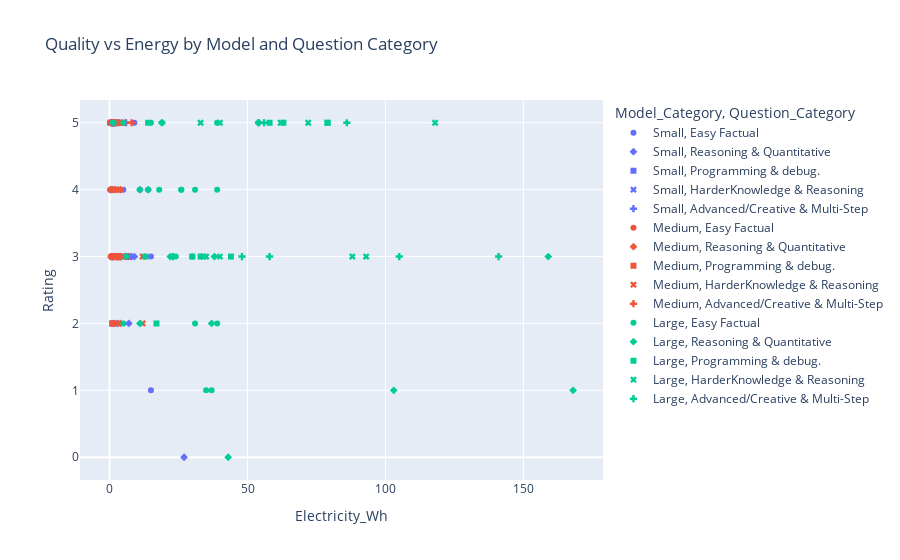

Source (notebook cell):
### Code cell
import plotly.express as px

fig = px.scatter(
    df,
    x='Electricity_Wh',
    y='Rating',
    color='Model_Category',
    symbol='Question_Category',
    hover_data=['Model', 'CO2_g', 'Inference_s'],
    title='Quality vs Energy by Model and Question Category'
)
fig.show()

### Figure 1 — Plotly figure (JSON) as saved in the notebook; plotly's stock layout.template omitted (floating-point values rounded to 4 significant figures)
{"data": [{"customdata": [["Gemma 3nb", 0.12, 1.9], ["Llama 3.1 8b", 6, 3], ["Gemma 3nb", 0.18, 4], ["Llama 3.1 8b", 9, 4], ["Gemma 3nb", 0.7, 4], ["Llama 3.1 8b", 6, 5], ["Gemma 3nb", 0.46, 3.5], ["Llama 3.1 8b", 3, 4.5], ["Gemma 3nb", 0.08, 3.5], ["Llama 3.1 8b", 5, 4.7], ["Gemma 3nb", 1.53, 2], ["Llama 3.1 8b", 9, 3], ["Gemma 3nb", 0.16, 2], ["Llama 3.1 8b", 3, 3], ["Gemma 3nb", 10, 11.5], ["Llama 3.1 8b", 6, 12], ["Gemma 3nb", 0.34, 6], ["Llama 3.1 8b", 2, 6.5], ["Gemma 3nb", 0.56, 8], ["Llama 3.1 8b", 9, 8.5]], "hovertemplate": "Model_Category=Small<br>Question_Category=Easy Factual<br>Electricity_Wh=%{x}<br>Rating=%{y}<br>Model=%{customdata[0]}<br>CO2_g=%{customdata[1]}<br>Inference_s=%{customdata[2]}<extra></extra>", "legendgroup": "Small, Easy Factual", "marker": {"color": "#636efa", "symbol": "circle"}, "mode": "markers", "name": "Small, Easy Factual", "orientation": "v", "showlegend": true, "type": "scatter", "x": [0.19, 9, 0.29, 15, 1.13, 11, 0.75, 5, 0.13, 7, 2, 14, 0.25, 5, 1.03, 0.63, 0.55, 3, 0.91, 15], "xaxis": "x", "y": [4, 5, 5, 1, 5, 4, 5, 4, 5, 3, 5, 4, 5, 3, 4, 5, 4, 2, 4, 3], "yaxis": "y"}, {"customdata": [["Gemma 3nb", 0.47, 11], ["Llama 3.1 8b", 5, 12], ["Gemma 3nb", 0.67, 14], ["Llama 3.1 8b", 5, 15], ["Gemma 3nb", 0.54, 25.8], ["Llama 3.1 8b", 16, 26], ["Gemma 3nb", 0.61, 5.6], ["Llama 3.1 8b", 4, 6.9], ["Gemma 3nb", 0.36, 1.5], ["Llama 3.1 8b", 4, 1.6]], "hovertemplate": "Model_Category=Small<br>Question_Category=Reasoning & Quantitative<br>Electricity_Wh=%{x}<br>Rating=%{y}<br>Model=%{customdata[0]}<br>CO2_g=%{customdata[1]}<br>Inference_s=%{customdata[2]}<extra></extra>", "legendgroup": "Small, Reasoning & Quantitative", "marker": {"color": "#636efa", "symbol": "diamond"}, "mode": "markers", "name": "Small, Reasoning & Quantitative", "orientation": "v", "showlegend": true, "type": "scatter", "x": [0.77, 9, 1.09, 8, 0.88, 27, 0.99, 7, 0.59, 7], "xaxis": "x", "y": [5, 3, 5, 3, 4, 0, 5, 3, 5, 2], "yaxis": "y"}, {"customdata": [["Gemma 3nb", 0.7, 0.5], ["Llama 3.1 8b", 0.8, 0.6], ["Gemma 3nb", 0.23, 0.2], ["Llama 3.1 8b", 0.63, 0.3], ["Gemma 3nb", 1.26, 5], ["Llama 3.1 8b", 0.9, 5], ["Gemma 3nb", 1.86, 7], ["Llama 3.1 8b", 1.49, 7], ["Gemma 3nb", 2, 10], ["Llama 3.1 8b", 1.23, 10]], "hovertemplate": "Model_Category=Small<br>Question_Category=Programming & debug.<br>Electricity_Wh=%{x}<br>Rating=%{y}<br>Model=%{customdata[0]}<br>CO2_g=%{customdata[1]}<br>Inference_s=%{customdata[2]}<extra></extra>", "legendgroup": "Small, Programming & debug.", "marker": {"color": "#636efa", "symbol": "square"}, "mode": "markers", "name": "Small, Programming & debug.", "orientation": "v", "showlegend": true, "type": "scatter", "x": [1.14, 1.3, 0.38, 1.02, 2, 1.45, 3, 2, 3, 2], "xaxis": "x", "y": [2, 4, 5, 2, 3, 3, 3, 5, 3, 5], "yaxis": "y"}, {"customdata": [["Gemma 3nb", 1.46, 5], ["Llama 3.1 8b", 0.96, 5], ["Gemma 3nb", 4, 3], ["Llama 3.1 8b", 1.8, 3], ["Gemma 3nb", 0.61, 4], ["Llama 3.1 8b", 1.87, 4], ["Gemma 3nb", 4, 15], ["Llama 3.1 8b", 3, 15], ["Gemma 3nb", 1.86, 30], ["Llama 3.1 8b", 1.13, 30]], "hovertemplate": "Model_Category=Small<br>Question_Category=HarderKnowledge & Reasoning<br>Electricity_Wh=%{x}<br>Rating=%{y}<br>Model=%{customdata[0]}<br>CO2_g=%{customdata[1]}<br>Inference_s=%{customdata[2]}<extra></extra>", "legendgroup": "Small, HarderKnowledge & Reasoning", "marker": {"color": "#636efa", "symbol": "x"}, "mode": "markers", "name": "Small, HarderKnowledge & Reasoning", "orientation": "v", "showlegend": true, "type": "scatter", "x": [2, 1.56, 7, 3, 0.99, 1.15, 6, 5, 3, 1.83], "xaxis": "x", "y": [2, 5, 3, 5, 2, 5, 3, 5, 3, 5], "yaxis": "y"}, {"customdata": [["Gemma 3nb", 4, 54], ["Llama 3.1 8b", 3, 30], ["Gemma 3nb", 0.75, 8], ["Llama 3.1 8b", 0.84, 8], ["Gemma 3nb", 0.45, 5], ["Llama 3.1 8b", 0.83, 5], ["Gemma 3nb", 2, 10], ["Llama 3.1 8b", 1.62, 10], ["Gemma 3nb", 0.85, 5], ["Llama 3.1 8b", 0.86, 5]], "hovertemplate": "Model_Category=Small<br>Question_Category=Advanced/Creative & Multi-Step<br>Electricity_Wh=%{x}<br>Rating=%{y}<br>Model=%{customdata[0]}<br>CO2_g=%{customdata[1]}<br>Inference_s=%{customdata[2]}<extra></extra>", "legendgroup": "Small, Advanced/Creative & Multi-Step", "marker": {"color": "#636efa", "symbol": "cross"}, "mode": "markers", "name": "Small, Advanced/Creative & Multi-Step", "orientation": "v", "showlegend": true, "type": "scatter", "x": [6, 4, 1.22, 1.37, 0.73, 1.34, 4, 3, 1.38, 1.4], "xaxis": "x", "y": [5, 3, 3, 5, 3, 5, 3, 5, 5, 3], "yaxis": "y"}, {"customdata": [["Mistral Small", 0.44, 2.8], ["GPT 20 OSS", 0.23, 2.5], ["Mistral Small", 0.2, 2], ["GPT 20 OSS", 0.77, 3], ["Mistral Small", 1.26, 3], ["GPT 20 OSS", 0.68, 4], ["Mistral Small", 0.8, 2.5], ["GPT 20 OSS", 0.58, 3], ["Mistral Small", 0.14, 3], ["GPT 20 OSS", 0.3, 4.1], ["Mistral Small", 3, 4], ["GPT 20 OSS", 3, 3.5], ["Mistral Small", 0.43, 2.5], ["GPT 20 OSS", 0.26, 4.5], ["Mistral Small", 1.35, 4], ["GPT 20 OSS", 0.61, 5], ["Mistral Small", 0.24, 2], ["GPT 20 OSS", 0.51, 2.5], ["Mistral Small", 0.89, 11], ["GPT 20 OSS", 0.45, 12.4]], "hovertemplate": "Model_Category=Medium<br>Question_Category=Easy Factual<br>Electricity_Wh=%{x}<br>Rating=%{y}<br>Model=%{customdata[0]}<br>CO2_g=%{customdata[1]}<br>Inference_s=%{customdata[2]}<extra></extra>", "legendgroup": "Medium, Easy Factual", "marker": {"color": "#EF553B", "symbol": "circle"}, "mode": "markers", "name": "Medium, Easy Factual", "orientation": "v", "showlegend": true, "type": "scatter", "x": [0.77, 0.37, 0.33, 1.25, 2, 1.11, 1.31, 0.94, 0.23, 0.49, 5, 4, 0.7, 0.42, 2, 0.99, 0.39, 0.83, 1.45, 0.72], "xaxis": "x", "y": [4, 5, 5, 4, 4, 5, 5, 4, 5, 4, 5, 4, 4, 3, 3, 4, 5, 4, 2, 4], "yaxis": "y"}, {"customdata": [["Mistral Small", 4, 9.5], ["GPT 20 OSS", 1.91, 10], ["Mistral Small", 2, 11.5], ["GPT 20 OSS", 2, 12.4], ["Mistral Small", 2, 10.5], ["GPT 20 OSS", 1.98, 11.5], ["Mistral Small", 0.84, 3.5], ["GPT 20 OSS", 0.23, 4], ["Mistral Small", 1.33, 9], ["GPT 20 OSS", 1.22, 9.5]], "hovertemplate": "Model_Category=Medium<br>Question_Category=Reasoning & Quantitative<br>Electricity_Wh=%{x}<br>Rating=%{y}<br>Model=%{customdata[0]}<br>CO2_g=%{customdata[1]}<br>Inference_s=%{customdata[2]}<extra></extra>", "legendgroup": "Medium, Reasoning & Quantitative", "marker": {"color": "#EF553B", "symbol": "diamond"}, "mode": "markers", "name": "Medium, Reasoning & Quantitative", "orientation": "v", "showlegend": true, "type": "scatter", "x": [6, 3, 4, 4, 4, 3, 1.37, 0.37, 2, 1.97], "xaxis": "x", "y": [3, 4, 4, 3, 2, 2, 2, 4, 3, 4], "yaxis": "y"}, {"customdata": [["Mistral Small", 0.98, 20], ["GPT 20 OSS", 0.53, 10], ["Mistral Small", 0.4, 2], ["GPT 20 OSS", 0.75, 4], ["Mistral Small", 1.07, 3], ["GPT 20 OSS", 2, 5], ["Mistral Small", 1.12, 8], ["GPT 20 OSS", 4, 12], ["Mistral Small", 1.33, 7], ["GPT 20 OSS", 2, 10]], "hovertemplate": "Model_Category=Medium<br>Question_Category=Programming & debug.<br>Electricity_Wh=%{x}<br>Rating=%{y}<br>Model=%{customdata[0]}<br>CO2_g=%{customdata[1]}<br>Inference_s=%{customdata[2]}<extra></extra>", "legendgroup": "Medium, Programming & debug.", "marker": {"color": "#EF553B", "symbol": "square"}, "mode": "markers", "name": "Medium, Programming & debug.", "orientation": "v", "showlegend": true, "type": "scatter", "x": [1.59, 0.86, 0.66, 1.21, 1.74, 4, 1.82, 6, 2, 4], "xaxis": "x", "y": [5, 3, 5, 2, 3, 5, 5, 3, 3, 5], "yaxis": "y"}, {"customdata": [["Mistral Small", 1.63, 10], ["GPT 20 OSS", 1.12, 10], ["Mistral Small", 3, 5], ["GPT 20 OSS", 7, 10], ["Mistral Small", 1.01, 1], ["GPT 20 OSS", 0.63, 2], ["Mistral Small", 1.01, 0], ["GPT 20 OSS", 0.64, 0], ["Mistral Small", 3, 5], ["GPT 20 OSS", 8, 10]], "hovertemplate": "Model_Category=Medium<br>Question_Category=HarderKnowledge & Reasoning<br>Electricity_Wh=%{x}<br>Rating=%{y}<br>Model=%{customdata[0]}<br>CO2_g=%{customdata[1]}<br>Inference_s=%{customdata[2]}<extra></extra>", "legendgroup": "Medium, HarderKnowledge & Reasoning", "marker": {"color": "#EF553B", "symbol": "x"}, "mode": "markers", "name": "Medium, HarderKnowledge & Reasoning", "orientation": "v", "showlegend": true, "type": "scatter", "x": [3, 1.82, 5, 12, 1.65, 1.02, 1.65, 1.04, 6, 12], "xaxis": "x", "y": [5, 3, 5, 3, 5, 3, 3, 5, 3, 2], "yaxis": "y"}, {"customdata": [["Mistral Small", 1.53, 14], ["GPT 20 OSS", 1.92, 20], ["Mistral Small", 1.7, 8], ["GPT 20 OSS", 1.39, 8], ["Mistral Small", 0.7, 2], ["GPT 20 OSS", 0.43, 3], ["Mistral Small", 2, 3], ["GPT 20 OSS", 5, 3], ["Mistral Small", 0.94, 3], ["GPT 20 OSS", 1.32, 3]], "hovertemplate": "Model_Category=Medium<br>Question_Category=Advanced/Creative & Multi-Step<br>Electricity_Wh=%{x}<br>Rating=%{y}<br>Model=%{customdata[0]}<br>CO2_g=%{customdata[1]}<br>Inference_s=%{customdata[2]}<extra></extra>", "legendgroup": "Medium, Advanced/Creative & Multi-Step", "marker": {"color": "#EF553B", "symbol": "cross"}, "mode": "markers", "name": "Medium, Advanced/Creative & Multi-Step", "orientation": "v", "showlegend": true, "type": "scatter", "x": [2, 3, 3, 2, 1.14, 0.7, 3, 8, 1.53, 2], "xaxis": "x", "y": [5, 3, 3, 5, 5, 3, 3, 5, 3, 5], "yaxis": "y"}, {"customdata": [["GPT 5", 0.93, 12], ["DeepSeek R1", 11, 15], ["GPT 5", 9, 4], ["DeepSeek R1", 23, 3.5], ["GPT 5", 24, 5], ["DeepSeek R1", 33, 6], ["GPT 5", 3, 2.5], ["DeepSeek R1", 16, 3], ["GPT 5", 0.73, 3], ["DeepSeek R1", 16, 2], ["GPT 5", 29, 3], ["DeepSeek R1", 18, 4], ["GPT 5", 3, 12], ["DeepSeek R1", 22, 13.5], ["GPT 5", 15, 3.5], ["DeepSeek R1", 24, 4.5], ["GPT 5", 4, 11], ["DeepSeek R1", 19, 13], ["GPT 5", 19, 11], ["DeepSeek R1", 24, 12]], "hovertemplate": "Model_Category=Large<br>Question_Category=Easy Factual<br>Electricity_Wh=%{x}<br>Rating=%{y}<br>Model=%{customdata[0]}<br>CO2_g=%{customdata[1]}<br>Inference_s=%{customdata[2]}<extra></extra>", "legendgroup": "Large, Easy Factual", "marker": {"color": "#00cc96", "symbol": "circle"}, "mode": "markers", "name": "Large, Easy Factual", "orientation": "v", "showlegend": true, "type": "scatter", "x": [1.52, 18, 15, 37, 39, 54, 5, 26, 1.19, 26, 31, 19, 5, 35, 24, 39, 6, 30, 31, 39], "xaxis": "x", "y": [5, 4, 5, 1, 4, 5, 5, 4, 5, 4, 4, 5, 2, 1, 3, 2, 3, 3, 2, 5], "yaxis": "y"}, {"customdata": [["GPT 5", 7, 152], ["DeepSeek R1", 103, 150], ["GPT 5", 7, 68], ["DeepSeek R1", 63, 68.5], ["GPT 5", 97, 127], ["DeepSeek R1", 26, 126.5], ["GPT 5", 9, 6.5], ["DeepSeek R1", 24, 7], ["GPT 5", 13, 21], ["DeepSeek R1", 23, 21.5]], "hovertemplate": "Model_Category=Large<br>Question_Category=Reasoning & Quantitative<br>Electricity_Wh=%{x}<br>Rating=%{y}<br>Model=%{customdata[0]}<br>CO2_g=%{customdata[1]}<br>Inference_s=%{customdata[2]}<extra></extra>", "legendgroup": "Large, Reasoning & Quantitative", "marker": {"color": "#00cc96", "symbol": "diamond"}, "mode": "markers", "name": "Large, Reasoning & Quantitative", "orientation": "v", "showlegend": true, "type": "scatter", "x": [11, 168, 11, 103, 43, 159, 14, 38, 22, 37], "xaxis": "x", "y": [2, 1, 4, 1, 0, 3, 4, 3, 3, 2], "yaxis": "y"}, {"customdata": [["GPT 5", 9, 19], ["DeepSeek R1", 10, 14], ["GPT 5", 8, 19], ["DeepSeek R1", 48, 16], ["GPT 5", 20, 10], ["DeepSeek R1", 39, 10], ["GPT 5", 27, 10], ["DeepSeek R1", 48, 10], ["GPT 5", 18, 60], ["DeepSeek R1", 36, 60]], "hovertemplate": "Model_Category=Large<br>Question_Category=Programming & debug.<br>Electricity_Wh=%{x}<br>Rating=%{y}<br>Model=%{customdata[0]}<br>CO2_g=%{customdata[1]}<br>Inference_s=%{customdata[2]}<extra></extra>", "legendgroup": "Large, Programming & debug.", "marker": {"color": "#00cc96", "symbol": "square"}, "mode": "markers", "name": "Large, Programming & debug.", "orientation": "v", "showlegend": true, "type": "scatter", "x": [14, 17, 13, 79, 33, 63, 44, 79, 30, 58], "xaxis": "x", "y": [5, 2, 3, 5, 3, 5, 3, 5, 3, 5], "yaxis": "y"}, {"customdata": [["GPT 5", 20, 50], ["DeepSeek R1", 38, 50], ["GPT 5", 54, 27], ["DeepSeek R1", 44, 22], ["GPT 5", 25, 30], ["DeepSeek R1", 20, 30], ["GPT 5", 57, 25], ["DeepSeek R1", 72, 20], ["GPT 5", 21, 28], ["DeepSeek R1", 25, 23]], "hovertemplate": "Model_Category=Large<br>Question_Category=HarderKnowledge & Reasoning<br>Electricity_Wh=%{x}<br>Rating=%{y}<br>Model=%{customdata[0]}<br>CO2_g=%{customdata[1]}<br>Inference_s=%{customdata[2]}<extra></extra>", "legendgroup": "Large, HarderKnowledge & Reasoning", "marker": {"color": "#00cc96", "symbol": "x"}, "mode": "markers", "name": "Large, HarderKnowledge & Reasoning", "orientation": "v", "showlegend": true, "type": "scatter", "x": [34, 62, 88, 72, 40, 33, 93, 118, 35, 40], "xaxis": "x", "y": [3, 5, 3, 5, 3, 5, 3, 5, 3, 5], "yaxis": "y"}, {"customdata": [["GPT 5", 86, 43], ["DeepSeek R1", 34, 40], ["GPT 5", 35, 29], ["DeepSeek R1", 33, 24], ["GPT 5", 32, 35], ["DeepSeek R1", 14, 30], ["GPT 5", 64, 33], ["DeepSeek R1", 53, 28], ["GPT 5", 29, 16], ["DeepSeek R1", 33, 10]], "hovertemplate": "Model_Category=Large<br>Question_Category=Advanced/Creative & Multi-Step<br>Electricity_Wh=%{x}<br>Rating=%{y}<br>Model=%{customdata[0]}<br>CO2_g=%{customdata[1]}<br>Inference_s=%{customdata[2]}<extra></extra>", "legendgroup": "Large, Advanced/Creative & Multi-Step", "marker": {"color": "#00cc96", "symbol": "cross"}, "mode": "markers", "name": "Large, Advanced/Creative & Multi-Step", "orientation": "v", "showlegend": true, "type": "scatter", "x": [141, 56, 58, 54, 19, 23, 105, 86, 48, 54], "xaxis": "x", "y": [3, 5, 3, 5, 5, 3, 3, 5, 3, 5], "yaxis": "y"}], "layout": {"legend": {"title": {"text": "Model_Category, Question_Category"}, "tracegroupgap": 0}, "title": {"text": "Quality vs Energy by Model and Question Category"}, "xaxis": {"anchor": "y", "domain": [0, 1], "title": {"text": "Electricity_Wh"}}, "yaxis": {"anchor": "x", "domain": [0, 1], "title": {"text": "Rating"}}}}
